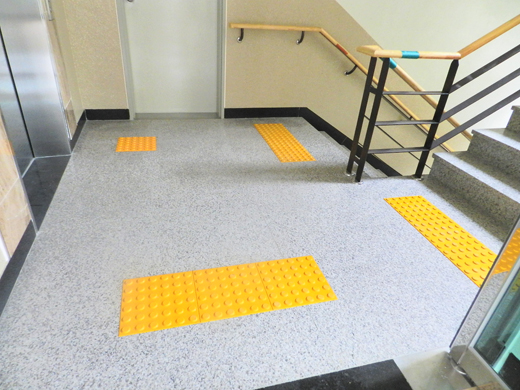
#> input picture blockDetect/yel1.jpg, 520 x 390 px, given in place of 0x0_cutresult.jpg, which was not available
$ python color.py   (older library calls are emulated)
#> lines starting #> are read from the running program, lines starting #| are printed output that depends on the picture; after the words box and inside, x2 and y2 are one past the last pixel; in counts of white or black regions, pixels touching at a corner belong together; pictures that were not available may be replaced by others from this repository, and a replacement may not be noted
#-*- coding: utf-8 -*-
import cv2
import numpy as np
from wand.image import Image


target = "yel3.jpg"

row = 3
col = 3

def detect(c):
        shape = "unidentified"
        peri = cv2.arcLength(c,True)
        approx = cv2.approxPolyDP(c, 0.015*peri, True) # smooth edge
        (x, y, w, h) = cv2.boundingRect(approx)
        print('w = ' + str(w) + '\th = ' + str(h) )

        #일정 크기 이상의 모양만 식별
        if (40 < w < 500 and 40 < h < 500):
            #이 부분은 고민 후 수정
            if len(approx) == 3:
                shape = "triangle"
                cv2.drawContours(img, [approx],  -1, (255, 0, 0), 2)
            elif len(approx) == 4:
                shape = "rectangle"
                cv2.drawContours(img, [approx],  -1, (0, 0, 255), 2)
            elif len(approx) == 5:
                shape = "pentagon"
                cv2.drawContours(img, [approx],  -1, (0, 255, 0), 2)
            else:
                cv2.drawContours(img, [approx],  -1, (255, 0, 255), 2)
                shape = "???"

        return shape

def cutImage():
    #hi = cv2. imread(target)
    #target1 = cv2.resize(hi, None, fx=0.4, fy=0.4, interpolation=cv2.INTER_AREA)
    #cv2.imwrite('target1.jpg',target1)
    #폰 사진 축소용...... 바로 아래 target -> 'target1.jpg' 로 해주면 됨

    with Image(filename = target) as image:

        cropHeight = int(image.height/row)
        cropWidth = int(image.width/col)

        for i in range(0, row):
            for j in range(0, col):
              left = j*cropWidth
              right = (j+1)*cropWidth
              top = i*cropHeight
              bottom = (i+1)*cropHeight

              with image[left:right, top:bottom] as newimage:
                print("new : {0} , {1}".format(newimage.format, newimage.size))
                newimage.save(filename="{0}x{1}_{2}".format(i, j, "cutresult.jpg"))


#main
cutImage()
#> (the call stopped at in cutImage, `with Image(filename = target) as image: `: wand is not available in this run)

cutimg = [[0 for i in range(row)] for j in range(col)]

for i in range(0, row):
    for j in range(0, col):
        # 가우시안 필터 처리
        cutimg[i][j]  = cv2.imread(filename="{0}x{1}_{2}".format(i, j, "cutresult.jpg"))
        blur = cv2.GaussianBlur(cutimg[i][j],(3,3),0)
        cv2.imwrite("blur.jpg",blur)

        frame = cv2.imread('blur.jpg')
        img_hsv = cv2.cvtColor(frame, cv2.COLOR_BGR2HSV)
#> img_hsv: shape (390, 520, 3); mean H, S, V 62.2, 41.1, 189.6

        img_h, img_s, img_v = cv2.split(img_hsv)
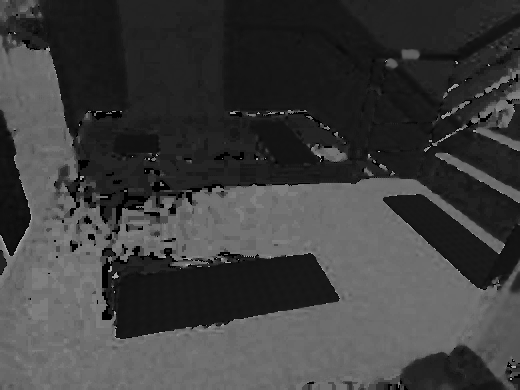
#> img_h: shape (390, 520); min 0, max 177, mean 62.2
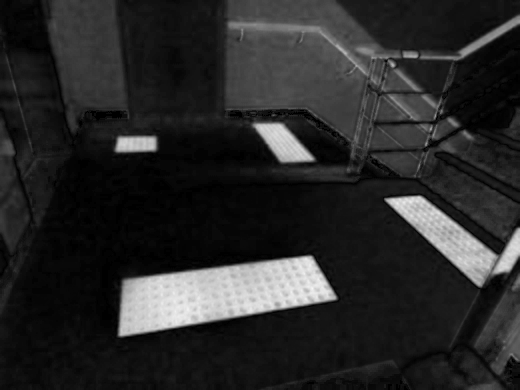
#> img_s: shape (390, 520); min 0, max 245, mean 41.1
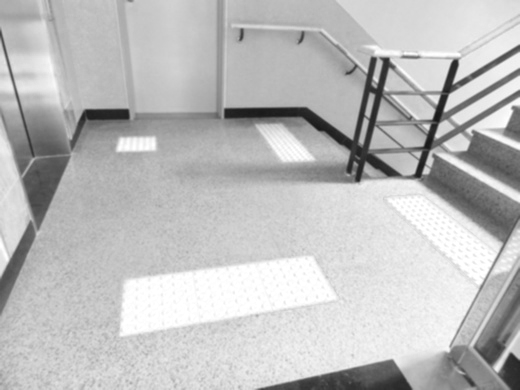
#> img_v: shape (390, 520); min 22, max 255, mean 189.6

	    #노란색 범위 지정
        lower_blue = np.array([10,100,100])
        upper_blue = np.array([30,255,255])

        mask = cv2.inRange(img_hsv, lower_blue, upper_blue)
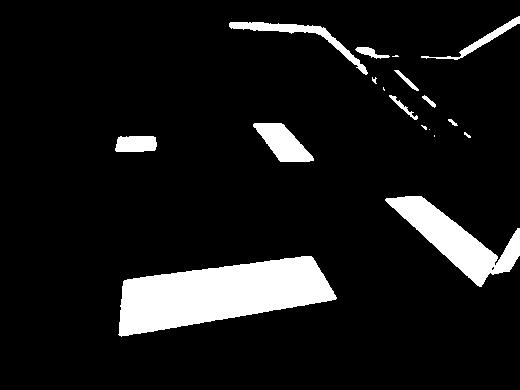
#> mask: shape (390, 520); 9.5% white; 18 white regions (5 under 20 px)

        # Bitwise-AND mask and original image
        img_result = cv2.bitwise_and(frame,frame, mask= mask)
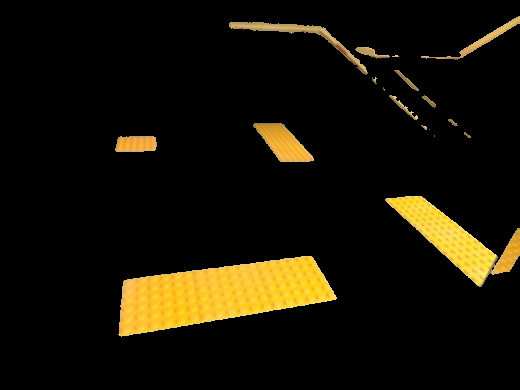
#> img_result: shape (390, 520, 3); mean B, G, R 5.9, 18.2, 22.7

        cv2.imwrite( 'img_result123.jpg', img_result )

        img = cv2.imread('img_result123.jpg')
        img2 = img.copy()
        imgray = cv2.cvtColor(img, cv2.COLOR_BGR2GRAY)
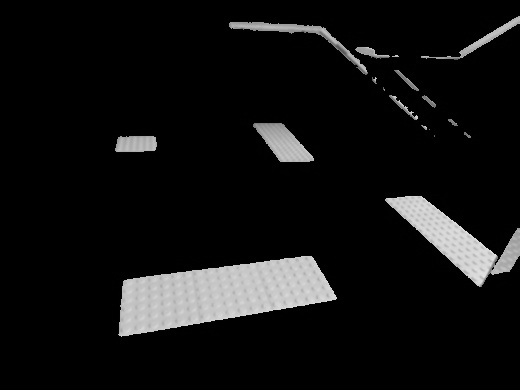
#> imgray: shape (390, 520); min 0, max 228, mean 18.3

        #Thresholding
        ret, thr = cv2.threshold(imgray, 50, 255, 0)
        _, contours, _ = cv2.findContours(thr, cv2.RETR_TREE, cv2.CHAIN_APPROX_SIMPLE)
#> contours = 19 contours, 8 with area under 20; largest, box (x1, y1, x2, y2) and area: (118, 256, 337, 337) 10510, (385, 196, 520, 287) 4120, (253, 123, 314, 162) 1244, (229, 22, 368, 75) 961, (115, 136, 157, 152) 562

        for con in contours:
            detect(con)
#> this loop made 19 passes
#> (shape in detect, peri in detect, x in detect, y in detect, w in detect, h in detect) on passes 2, 3, 4, 6, 7, 8, 10, 11, 12, 13, 14, 16: ('???', 416.6, 385, 196, 135, 91), ('unidentified', 10.49, 491, 266, 4, 5), ('unidentified', 107.8, 115, 136, 42, 15), ('unidentified', 17.9, 464, 132, 7, 6), ('unidentified', 0, 429, 129, 1, 1), ('unidentified', 14.49, 421, 125, 6, 5), ('unidentified', 24.73, 448, 119, 10, 7), ('unidentified', 37.7, 422, 95, 14, 13), ('unidentified', 93.3, 389, 95, 29, 25), ('unidentified', 6.83, 383, 87, 2, 4), ('unidentified', 21.31, 372, 77, 5, 7), ('unidentified', 12.83, 392, 55, 7, 2)
#> (shape in detect, peri in detect, approx in detect, x in detect, y in detect, w in detect, h in detect) on passes 1, 5, 9, 15, 18: ('rectangle', 541.2, [[336, 297], [311, 256], [127, 279], [118, 334]], 118, 256, 219, 79), ('unidentified', 2, [[434, 135], [434, 136]], 434, 135, 1, 2), ('unidentified', 162.6, [[253, 124], [280, 161], [313, 160], [283, 124]], 253, 124, 61, 38), ('unidentified', 65.15, [[394, 70], [412, 88], [418, 90], [398, 70]], 394, 70, 25, 21), ('rectangle', 343.2, [[229, 23], [315, 32], [367, 73], [323, 27]], 229, 23, 139, 51)
#| w = 219	h = 79
#| w = 135	h = 91
#| w = 4	h = 5
#| w = 42	h = 15
#| w = 1	h = 2
#| w = 7	h = 6
#| w = 1	h = 1
#| w = 6	h = 5
#> (further printed lines are left out)

        cv2.imwrite( str(i) +'x'+str( j) +'_detect.jpg', img)
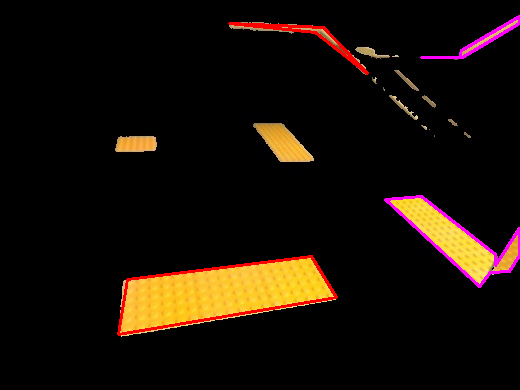
#> saved as 0x0_detect.jpg: shape (390, 520, 3); mean B, G, R 7, 15.3, 24.4
#> (the run stopped early here; a loop or call above may not have finished)
